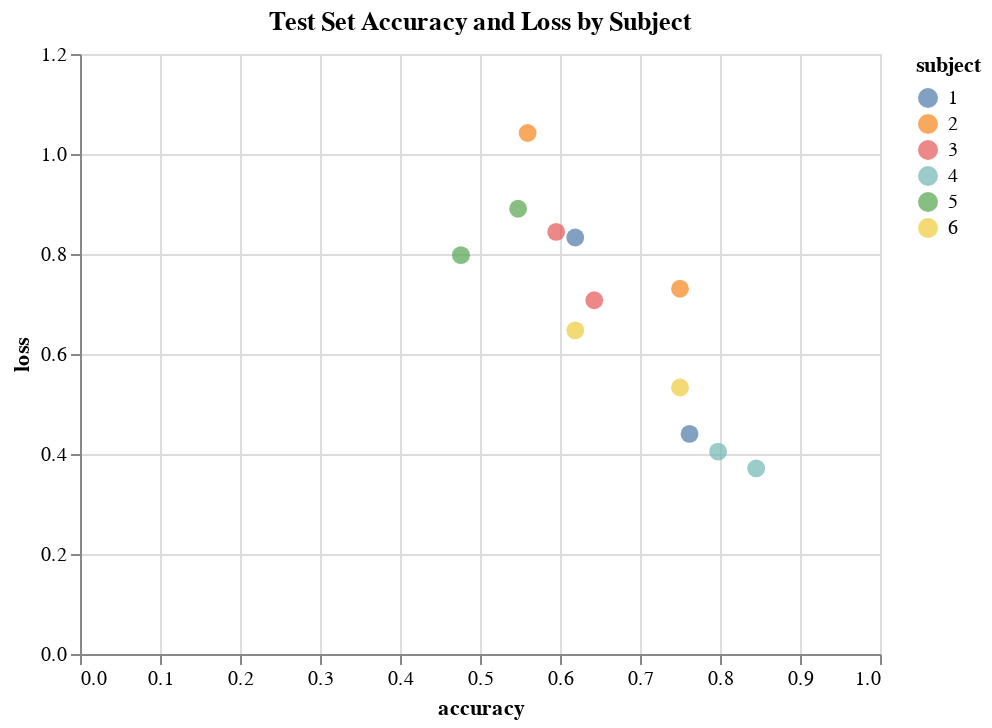

Notebook source saved alongside this figure:
### Code cell
subject_number = [int(x/2) for x in range(2,14)]
accuracies = [x.item() for x in test['epoch_1']['accuracy']]
loss = [x.item() for x in test['epoch_1']['loss']]
scatter_df = pd.DataFrame(np.array([subject_number, accuracies, loss]).T, columns = ['subject', 'accuracy', 'loss'])

test_scatter = alt.Chart(scatter_df).mark_circle(size=80).encode(
    x = alt.X('accuracy:Q', scale=alt.Scale(domain=[0,1])),
    y = alt.Y('loss:Q', scale=alt.Scale(domain=[0,1.2])),
    color = 'subject:N'
).properties(
    title='Test Set Accuracy and Loss by Subject'
)
test_scatter

### Figure 1 — Vega-Lite specification as saved in the notebook (floating-point values rounded to 4 significant figures)
{"config": {"view": {"continuousWidth": 400, "continuousHeight": 300}}, "data": {"name": "data-00e72003a61a896a41ec14416320124d"}, "mark": {"type": "circle", "size": 80}, "encoding": {"color": {"field": "subject", "type": "nominal"}, "x": {"field": "accuracy", "scale": {"domain": [0, 1]}, "type": "quantitative"}, "y": {"field": "loss", "scale": {"domain": [0, 1.2]}, "type": "quantitative"}}, "title": "Test Set Accuracy and Loss by Subject", "$schema": "https://vega.github.io/schema/vega-lite/v4.17.0.json", "datasets": {"data-00e72003a61a896a41ec14416320124d": [{"subject": 1.0, "accuracy": 0.619, "loss": 0.833}, {"subject": 1.0, "accuracy": 0.7619, "loss": 0.4402}, {"subject": 2.0, "accuracy": 0.75, "loss": 0.7305}, {"subject": 2.0, "accuracy": 0.5595, "loss": 1.042}, {"subject": 3.0, "accuracy": 0.5952, "loss": 0.8442}, {"subject": 3.0, "accuracy": 0.6429, "loss": 0.7074}, {"subject": 4.0, "accuracy": 0.7976, "loss": 0.4047}, {"subject": 4.0, "accuracy": 0.8452, "loss": 0.3713}, {"subject": 5.0, "accuracy": 0.5476, "loss": 0.8905}, {"subject": 5.0, "accuracy": 0.4762, "loss": 0.7976}, {"subject": 6.0, "accuracy": 0.75, "loss": 0.5331}, {"subject": 6.0, "accuracy": 0.619, "loss": 0.6473}]}}
